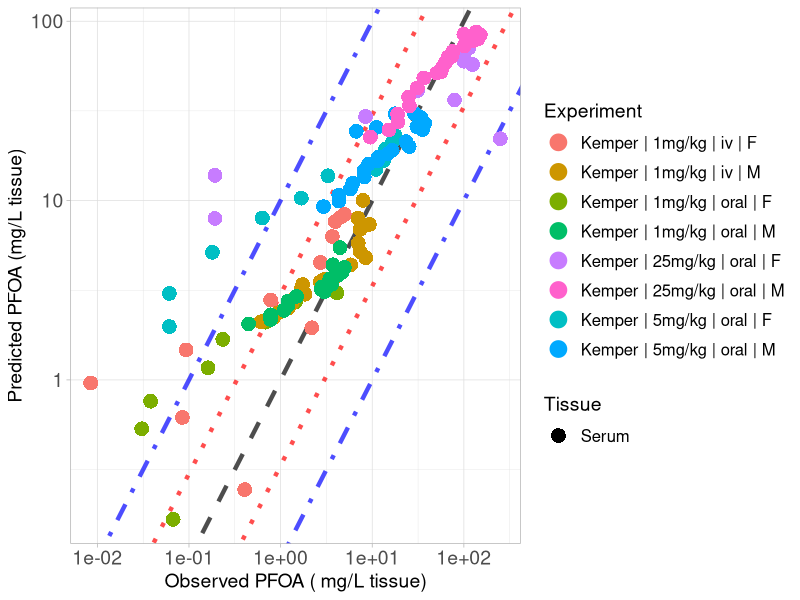

This chart was generated by the following R code:
library(ggplot2)

#setwd("C:/Users/ptsir/Documents/GitHub/PFAS_PBK_models/PFOA inhalation Rat/Validation/Validation_results")
setwd("/Users/eviepapakyriakopoulou/Documents/GitHub/PFAS_PBK_models/PFOA inhalation Rat/Validation/Validation_Scenario24i")

# Load Results 

# 
Kemper_serum_results <- read.csv("Kemper_2003_serum_results.csv", header = T)
Kemper_iv_F_1 <- Kemper_serum_results[Kemper_serum_results$Dose == 1 & Kemper_serum_results$Type == "iv" &
                               Kemper_serum_results$sex == "F", ]
Kemper_iv_F_1$Experiment <- "Kemper | 1mg/kg | iv | F"

Kemper_oral_F_1 <- Kemper_serum_results[Kemper_serum_results$Dose == 1 & Kemper_serum_results$Type == "oral" &
                                 Kemper_serum_results$sex == "F", ]
Kemper_oral_F_1$Experiment <- "Kemper | 1mg/kg | oral | F"

Kemper_oral_F_5 <- Kemper_serum_results[Kemper_serum_results$Dose == 5 & Kemper_serum_results$Type == "oral" &
                                 Kemper_serum_results$sex == "F", ]
Kemper_oral_F_5$Experiment <- "Kemper | 5mg/kg | oral | F"
Kemper_oral_F_25 <- Kemper_serum_results[Kemper_serum_results$Dose == 25 & Kemper_serum_results$Type == "oral" &
                                  Kemper_serum_results$sex == "F", ]
Kemper_oral_F_25$Experiment <- "Kemper | 25mg/kg | oral | F"

Kemper_iv_M_1 <- Kemper_serum_results[Kemper_serum_results$Dose == 1 & Kemper_serum_results$Type == "iv" &
                               Kemper_serum_results$sex == "M", ]
Kemper_iv_M_1$Experiment <- "Kemper | 1mg/kg | iv | M"

Kemper_oral_M_1 <- Kemper_serum_results[Kemper_serum_results$Dose == 1 & Kemper_serum_results$Type == "oral" &
                                 Kemper_serum_results$sex == "M", ]
Kemper_oral_M_1$Experiment <- "Kemper | 1mg/kg | oral | M"

Kemper_oral_M_5 <- Kemper_serum_results[Kemper_serum_results$Dose == 5 & Kemper_serum_results$Type == "oral" &
                                 Kemper_serum_results$sex == "M", ]
Kemper_oral_M_5$Experiment <- "Kemper | 5mg/kg | oral | M"
Kemper_oral_M_25 <- Kemper_serum_results[Kemper_serum_results$Dose == 25 & Kemper_serum_results$Type == "oral" &
                                  Kemper_serum_results$sex == "M", ]
Kemper_oral_M_25$Experiment <- "Kemper | 25mg/kg | oral | M"
# 
# Kudo_high <- Kudo_results[Kudo_results$Dose == 16.560, ] 
# Kudo_high$Experiment <-  "Kudo | 16mg/kg | iv"
# 
# Kim_results <- read.csv("Kim_results.csv", header = T)
# Kim_iv <- Kim_results[Kim_results$Type == "iv",]
# Kim_iv$Experiment <-  "Kim | 1mg/kg | iv"
# 
# Kim_oral <- Kim_results[Kim_results$Type == "oral",]
# Kim_oral$Experiment <-  "Kim | 1mg/kg | oral"


Experiment <- scales::hue_pal()(8)

names(Experiment) <- unique(c( Kemper_iv_F_1$Experiment, Kemper_iv_M_1$Experiment,
                              Kemper_oral_F_1$Experiment,Kemper_oral_M_1$Experiment, Kemper_oral_F_5$Experiment, 
                               
                               Kemper_oral_M_5$Experiment,  Kemper_oral_F_25$Experiment, Kemper_oral_M_25$Experiment))



scatter_plot <- ggplot()+
  geom_abline(intercept = log10(1), slope = 1, linetype = "dashed", color = "black", linewidth = 1.5, alpha = 0.7) +  # Identity line in log10 scale
  geom_abline(intercept = log10(3), slope = 1, linetype = "dotted", color = "red", linewidth = 1.5, alpha = 0.7) +  # +3-fold error line
  geom_abline(intercept = log10(1/3), slope = 1, linetype = "dotted", color = "red", linewidth = 1.5, alpha = 0.7) +  # -3-fold error line
  geom_abline(intercept = log10(10), slope = 1, linetype = "dotdash", color = "blue", linewidth = 1.5, alpha = 0.7) +  # +10-fold error line
  geom_abline(intercept = log10(1/10), slope = 1, linetype = "dotdash", color = "blue", linewidth = 1.5, alpha = 0.7) +  # -10-fold error line
  geom_point(data = Kemper_iv_F_1, aes(x=Observed, y=Predicted, color = Experiment, shape = Tissue), size=4, stroke = 1.5)+
  geom_point(data = Kemper_oral_F_1, aes(x=Observed, y=Predicted, color = Experiment, shape = Tissue), size=4, stroke = 1.5)+
  geom_point(data = Kemper_oral_F_5, aes(x=Observed, y=Predicted, color = Experiment, shape = Tissue), size=4, stroke = 1.5)+
  geom_point(data = Kemper_oral_F_25, aes(x=Observed, y=Predicted, color = Experiment, shape = Tissue), size=4, stroke = 1.5)+
  geom_point(data = Kemper_iv_M_1, aes(x=Observed, y=Predicted, color = Experiment, shape = Tissue), size=4, stroke = 1.5)+
  geom_point(data = Kemper_oral_M_1, aes(x=Observed, y=Predicted, color = Experiment, shape = Tissue), size=4, stroke = 1.5)+
  geom_point(data = Kemper_oral_M_5, aes(x=Observed, y=Predicted, color = Experiment, shape = Tissue), size=4, stroke = 1.5)+
  geom_point(data = Kemper_oral_M_25, aes(x=Observed, y=Predicted, color = Experiment, shape = Tissue), size=4, stroke = 1.5)+
  scale_y_log10()+
  scale_x_log10()+
  scale_color_manual(values = Experiment)+
  theme(legend.spacing.y = unit(1, 'cm')) +
  guides(fill = guide_legend(byrow = TRUE))+
  theme_light()+
  labs(y = "Predicted PFOA (mg/L tissue)",
       x = "Observed PFOA ( mg/L tissue)")+
  theme(plot.title = element_text(hjust = 0.5),
        legend.key.size = unit(0.75, 'cm'),  
        legend.title = element_text(size=14),
        legend.text = element_text(size=12,  hjust = 0),
        axis.text = element_text(size = 14),
        axis.title = element_text(size = 14),
        )

#print(scatter_plot)

ggsave("validation_plot_PFOA_serum.png", scatter_plot, width = 11, height = 7, units = "in", dpi = 300)
